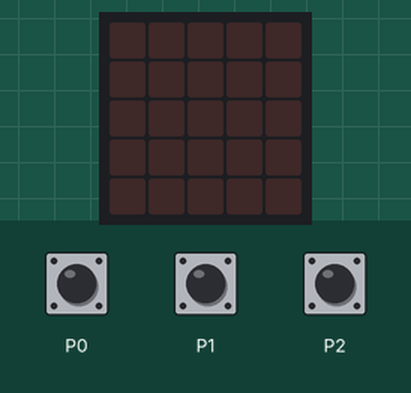
Bench run of a program on a simulated BBC micro:bit (MakeCode). Shown: the board's 5×5 LED display. The test bench sets the inputs (shaded band). Random numbers come from a fixed seed; the 48×5 strip is a reading aid, not a part: it shows the text the display is scrolling, unrolled, one strip-width of it at a time.

Above: at 1.2 s.
1.3 s: touch pin P0 pressed for 0.15 s
At 2.0 s:
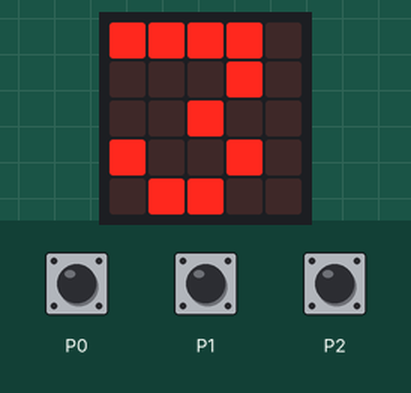
At 15.5 s:
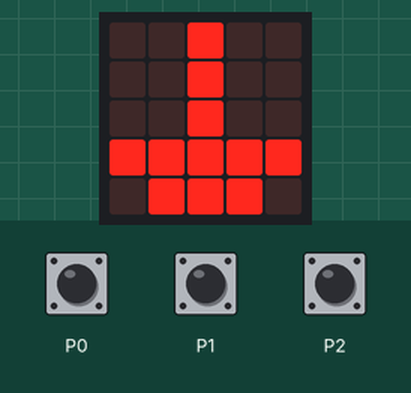
Timing chart, 0 to 16.6 s (numbered marks = the images above; inputs shaded):
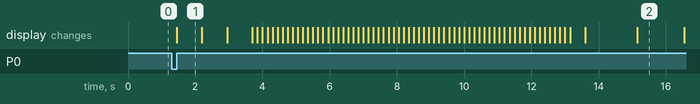

The program:

main.ts
```typescript
input.onPinPressed(TouchPin.P0, function () {
    basic.showNumber(3)
    basic.showNumber(2)
    basic.showNumber(1)
    basic.showString("prepare-se")
    basic.pause(randint(1000, 5000))
    basic.showLeds(`
        . . # . .
        . . # . .
        . . # . .
        # # # # #
        . # # # .
        `)
    basic.pause(1000)
    basic.clearScreen()
})
input.onPinPressed(TouchPin.P2, function () {
    if (tocar == 0) {
        cont2 += 1
        basic.showLeds(`
            . . . # #
            . . . # #
            . . . # #
            . . . # #
            . . . # #
            `)
        basic.pause(1000)
        basic.clearScreen()
    }
})
input.onPinPressed(TouchPin.P1, function () {
    if (tocar == 0) {
        cont1 += 1
        basic.showLeds(`
            # # . . .
            # # . . .
            # # . . .
            # # . . .
            # # . . .
            `)
        basic.pause(1000)
        basic.clearScreen()
    }
})
let tocar = 0
let cont1 = 0
let cont2 = 0
basic.forever(function () {

})
```

test.ts
```typescript
// testes vão aqui; isto não será compilado quando este pacote for usado como uma extensão.
```

Measured:
- after the input at 1.3 s, the display: changes after 0.15 s (image 1)
- what the display in image 1 shows lasts 0.7 s, from 1.5 s to 2.2 s
